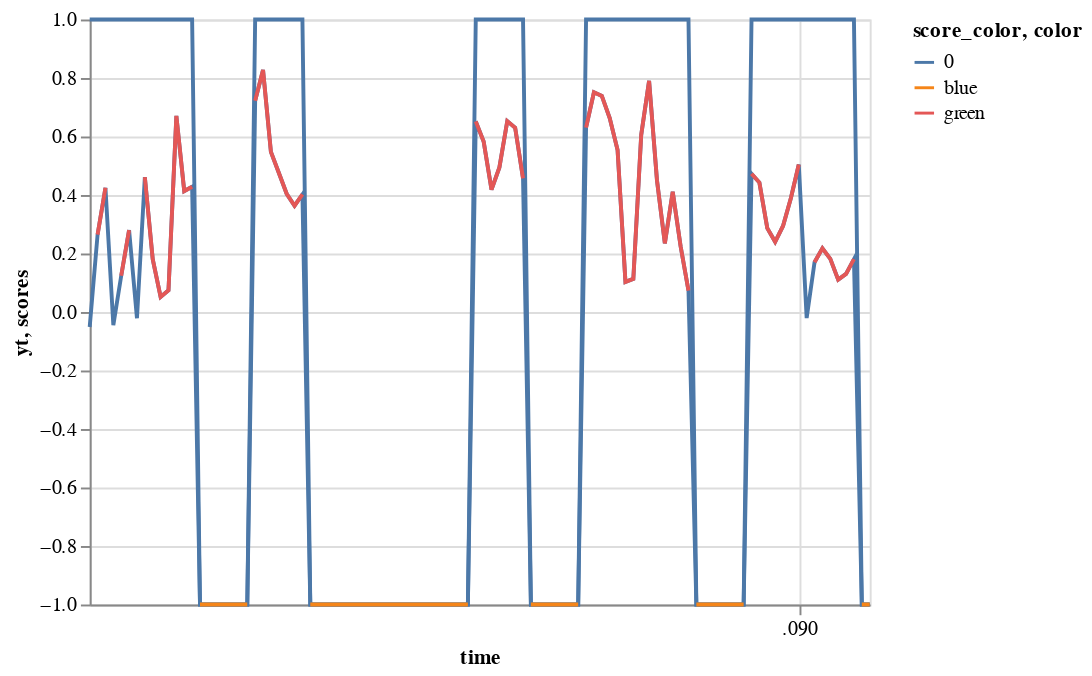

Notebook source saved alongside this figure:
### Code cell
### Altair Decision Boundary
import altair as alt

alt.layer(
    alt.Chart().mark_line().encode(x = 'time:T', 
                                   y = alt.Y('yt:Q')),
                                   #color = 'label_color:N'),
    alt.Chart().mark_line().encode(color = 'score_color:N'),
    alt.Chart().mark_line().encode(color='color:N'),
    data=df[:100]
).transform_calculate(
    score_color="datum.scores > 0.0 & datum.scores < 0.0",
    #label_color = "datum.yt > 0.0 & datum.yt < 0.0"
).encode(
    x='time:T',
    y=alt.Y('scores:Q', impute={'value': None})
)

### Figure 1 — Vega-Lite specification as saved in the notebook (floating-point values rounded to 4 significant figures)
{"config": {"view": {"continuousWidth": 400, "continuousHeight": 300}}, "layer": [{"mark": "line", "encoding": {"x": {"field": "time", "type": "temporal"}, "y": {"field": "yt", "type": "quantitative"}}}, {"mark": "line", "encoding": {"color": {"field": "score_color", "type": "nominal"}}}, {"mark": "line", "encoding": {"color": {"field": "color", "type": "nominal"}}}], "data": {"name": "data-6e0ae128a815a4143cfff20f7ce6d6b7"}, "encoding": {"x": {"field": "time", "type": "temporal"}, "y": {"field": "scores", "impute": {"value": null}, "type": "quantitative"}}, "transform": [{"calculate": "datum.scores > 0.0 & datum.scores < 0.0", "as": "score_color"}], "$schema": "https://vega.github.io/schema/vega-lite/v4.17.0.json", "datasets": {"data-6e0ae128a815a4143cfff20f7ce6d6b7": [{"scores": -0.05122, "time": 0, "color": "blue", "yt": 1}, {"scores": 0.2644, "time": 1, "color": "green", "yt": 1}, {"scores": 0.4247, "time": 2, "color": "green", "yt": 1}, {"scores": -0.04484, "time": 3, "color": "blue", "yt": 1}, {"scores": 0.1241, "time": 4, "color": "green", "yt": 1}, {"scores": 0.2798, "time": 5, "color": "green", "yt": 1}, {"scores": -0.02138, "time": 6, "color": "blue", "yt": 1}, {"scores": 0.461, "time": 7, "color": "green", "yt": 1}, {"scores": 0.1806, "time": 8, "color": "green", "yt": 1}, {"scores": 0.05161, "time": 9, "color": "green", "yt": 1}, {"scores": 0.07398, "time": 10, "color": "green", "yt": 1}, {"scores": 0.6706, "time": 11, "color": "green", "yt": 1}, {"scores": 0.4134, "time": 12, "color": "green", "yt": 1}, {"scores": 0.428, "time": 13, "color": "green", "yt": 1}, {"scores": -1.0, "time": 14, "color": "blue", "yt": -1}, {"scores": -1.0, "time": 15, "color": "blue", "yt": -1}, {"scores": -1.0, "time": 16, "color": "blue", "yt": -1}, {"scores": -1.0, "time": 17, "color": "blue", "yt": -1}, {"scores": -1.0, "time": 18, "color": "blue", "yt": -1}, {"scores": -1.0, "time": 19, "color": "blue", "yt": -1}, {"scores": -1.0, "time": 20, "color": "blue", "yt": -1}, {"scores": 0.7219, "time": 21, "color": "green", "yt": 1}, {"scores": 0.8274, "time": 22, "color": "green", "yt": 1}, {"scores": 0.5476, "time": 23, "color": "green", "yt": 1}, {"scores": 0.476, "time": 24, "color": "green", "yt": 1}, {"scores": 0.4043, "time": 25, "color": "green", "yt": 1}, {"scores": 0.3634, "time": 26, "color": "green", "yt": 1}, {"scores": 0.402, "time": 27, "color": "green", "yt": 1}, {"scores": -1.0, "time": 28, "color": "blue", "yt": -1}, {"scores": -1.0, "time": 29, "color": "blue", "yt": -1}, {"scores": -1.0, "time": 30, "color": "blue", "yt": -1}, {"scores": -1.0, "time": 31, "color": "blue", "yt": -1}, {"scores": -1.0, "time": 32, "color": "blue", "yt": -1}, {"scores": -1.0, "time": 33, "color": "blue", "yt": -1}, {"scores": -1.0, "time": 34, "color": "blue", "yt": -1}, {"scores": -1.0, "time": 35, "color": "blue", "yt": -1}, {"scores": -1.0, "time": 36, "color": "blue", "yt": -1}, {"scores": -1.0, "time": 37, "color": "blue", "yt": -1}, {"scores": -1.0, "time": 38, "color": "blue", "yt": -1}, {"scores": -1.0, "time": 39, "color": "blue", "yt": -1}, {"scores": -1.0, "time": 40, "color": "blue", "yt": -1}, {"scores": -1.0, "time": 41, "color": "blue", "yt": -1}, {"scores": -1.0, "time": 42, "color": "blue", "yt": -1}, {"scores": -1.0, "time": 43, "color": "blue", "yt": -1}, {"scores": -1.0, "time": 44, "color": "blue", "yt": -1}, {"scores": -1.0, "time": 45, "color": "blue", "yt": -1}, {"scores": -1.0, "time": 46, "color": "blue", "yt": -1}, {"scores": -1.0, "time": 47, "color": "blue", "yt": -1}, {"scores": -1.0, "time": 48, "color": "blue", "yt": -1}, {"scores": 0.6517, "time": 49, "color": "green", "yt": 1}, {"scores": 0.5828, "time": 50, "color": "green", "yt": 1}, {"scores": 0.4183, "time": 51, "color": "green", "yt": 1}, {"scores": 0.4943, "time": 52, "color": "green", "yt": 1}, {"scores": 0.6526, "time": 53, "color": "green", "yt": 1}, {"scores": 0.6297, "time": 54, "color": "green", "yt": 1}, {"scores": 0.4568, "time": 55, "color": "green", "yt": 1}, {"scores": -1.0, "time": 56, "color": "blue", "yt": -1}, {"scores": -1.0, "time": 57, "color": "blue", "yt": -1}, {"scores": -1.0, "time": 58, "color": "blue", "yt": -1}, {"scores": -1.0, "time": 59, "color": "blue", "yt": -1}, {"scores": -1.0, "time": 60, "color": "blue", "yt": -1}, {"scores": -1.0, "time": 61, "color": "blue", "yt": -1}, {"scores": -1.0, "time": 62, "color": "blue", "yt": -1}, {"scores": 0.6305, "time": 63, "color": "green", "yt": 1}, {"scores": 0.7512, "time": 64, "color": "green", "yt": 1}, {"scores": 0.739, "time": 65, "color": "green", "yt": 1}, {"scores": 0.6629, "time": 66, "color": "green", "yt": 1}, {"scores": 0.5534, "time": 67, "color": "green", "yt": 1}, {"scores": 0.1029, "time": 68, "color": "green", "yt": 1}, {"scores": 0.1134, "time": 69, "color": "green", "yt": 1}, {"scores": 0.6055, "time": 70, "color": "green", "yt": 1}, {"scores": 0.7901, "time": 71, "color": "green", "yt": 1}, {"scores": 0.4507, "time": 72, "color": "green", "yt": 1}, {"scores": 0.2346, "time": 73, "color": "green", "yt": 1}, {"scores": 0.4107, "time": 74, "color": "green", "yt": 1}, {"scores": 0.2247, "time": 75, "color": "green", "yt": 1}, {"scores": 0.07289, "time": 76, "color": "green", "yt": 1}, {"scores": -1.0, "time": 77, "color": "blue", "yt": -1}, {"scores": -1.0, "time": 78, "color": "blue", "yt": -1}, {"scores": -1.0, "time": 79, "color": "blue", "yt": -1}, {"scores": -1.0, "time": 80, "color": "blue", "yt": -1}, {"scores": -1.0, "time": 81, "color": "blue", "yt": -1}, {"scores": -1.0, "time": 82, "color": "blue", "yt": -1}, {"scores": -1.0, "time": 83, "color": "blue", "yt": -1}, {"scores": 0.4729, "time": 84, "color": "green", "yt": 1}, {"scores": 0.4425, "time": 85, "color": "green", "yt": 1}, {"scores": 0.2866, "time": 86, "color": "green", "yt": 1}, {"scores": 0.24, "time": 87, "color": "green", "yt": 1}, {"scores": 0.2942, "time": 88, "color": "green", "yt": 1}, {"scores": 0.3901, "time": 89, "color": "green", "yt": 1}, {"scores": 0.5041, "time": 90, "color": "green", "yt": 1}, {"scores": -0.02066, "time": 91, "color": "blue", "yt": 1}, {"scores": 0.1701, "time": 92, "color": "green", "yt": 1}, {"scores": 0.2178, "time": 93, "color": "green", "yt": 1}, {"scores": 0.1817, "time": 94, "color": "green", "yt": 1}, {"scores": 0.1105, "time": 95, "color": "green", "yt": 1}, {"scores": 0.1304, "time": 96, "color": "green", "yt": 1}, {"scores": 0.1807, "time": 97, "color": "green", "yt": 1}, {"scores": -1.0, "time": 98, "color": "blue", "yt": -1}, {"scores": -1.0, "time": 99, "color": "blue", "yt": -1}]}}
